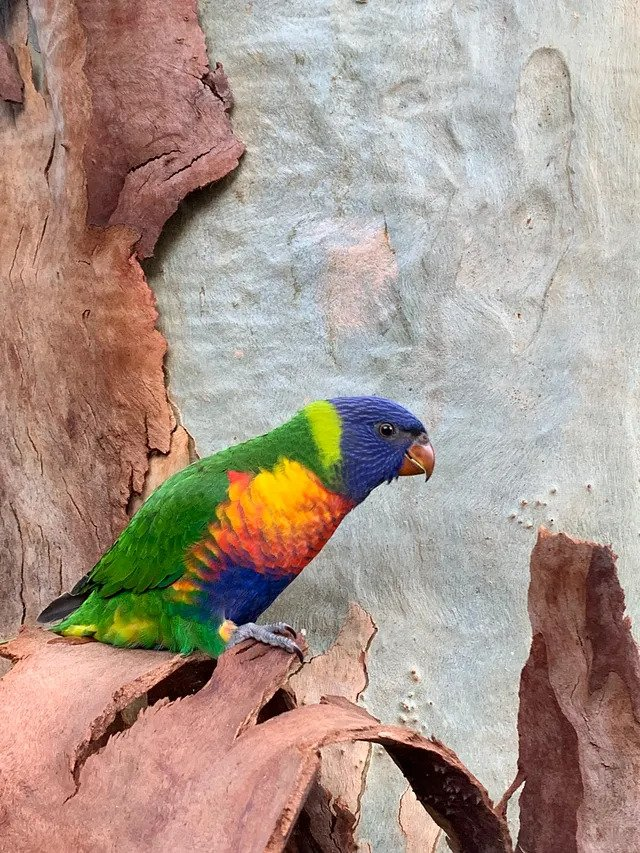
#> input picture image.jpg, 640 x 853 px
$ jupyter execute dz_60.ipynb
#> lines starting #> are read from the running program, lines starting #| are printed output that depends on the picture
#### Pavlo Yatluk
#### dz_60

### ЗАВДАННЯ

#### 1. Завантажте зображення та застосуйте до нього фільтp Собеля для виділення вертикальних та горизонтальних границь. Відобразіть результат.    2. Реалізуйте фільтр Canny для виділення границі на зображенні. Візьміть зображення з попереднього завдання. Відобразіть результат.      . Застосуйте фільтр Робертса для видалення границь на зображенні. Візьміть зображення з попереднього завдання. Відобразіть результат.       4. Порівняйте результати фільтрів Собеля, Канні та Робертса для виділення границь на зображенні. Обгруниуйте висновки.

[cell 1]
# імпорт бібліотек
import cv2
import numpy as np
import matplotlib.pyplot as plt
import warnings
warnings.filterwarnings("ignore")

[cell 2]
# загрузка зображення
img = cv2.imread('image.jpg')
#> img is the input picture: shape (853, 640, 3); mean B, G, R 140.1, 151.4, 170

[cell 3]
# візуілізація зображення
plt.imshow(img)
plt.axis('off')
plt.show

### SOBEL

[cell 4]
# конвертація зображення в сірий спектр
gray = cv2.cvtColor(img, cv2.COLOR_BGR2GRAY)
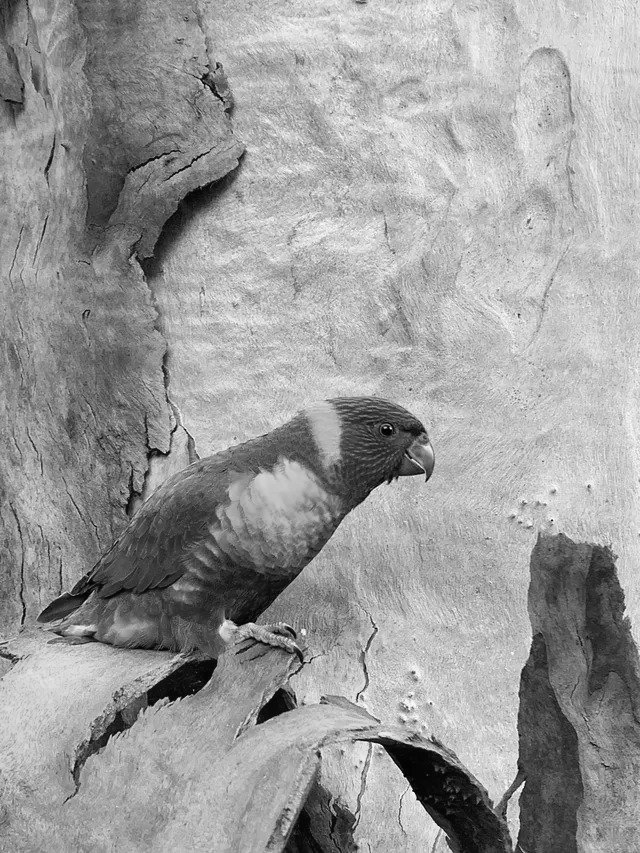
#> gray: shape (853, 640); min 1, max 255, mean 155.7

[cell 5]
# настройка матриць фільтру Собеля
kernel_x = np.array([[-1, 0, 1], [-2, 0, 2], [-1, 0, 1]])
kernel_y = np.array([[-1, -2, -1], [0, 0, 0], [1, 2, 1]])

[cell 6]
# настройка фільтрів
edges_x = cv2.filter2D(gray, -1, kernel_x)
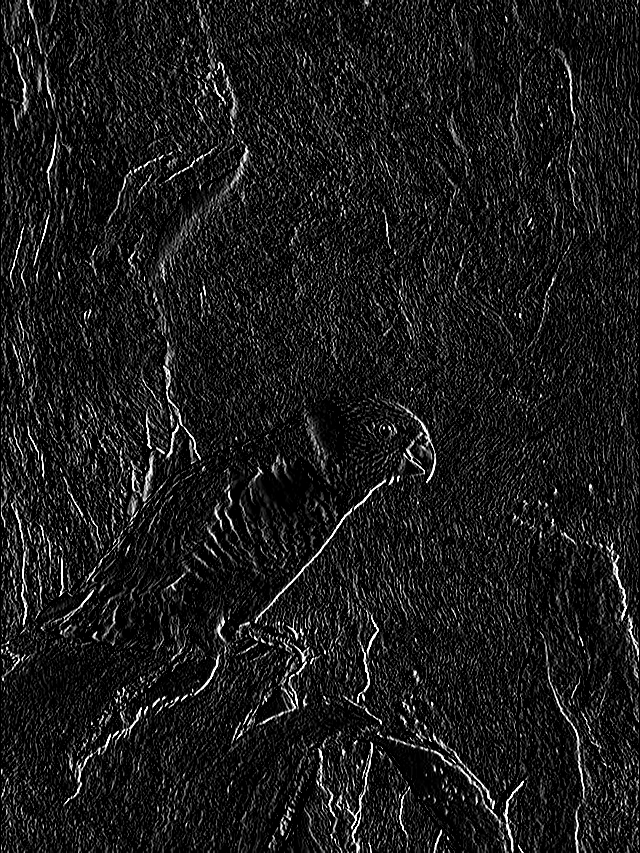
#> edges_x: shape (853, 640); min 0, max 255, mean 27
edges_y = cv2.filter2D(gray, -1, kernel_y)
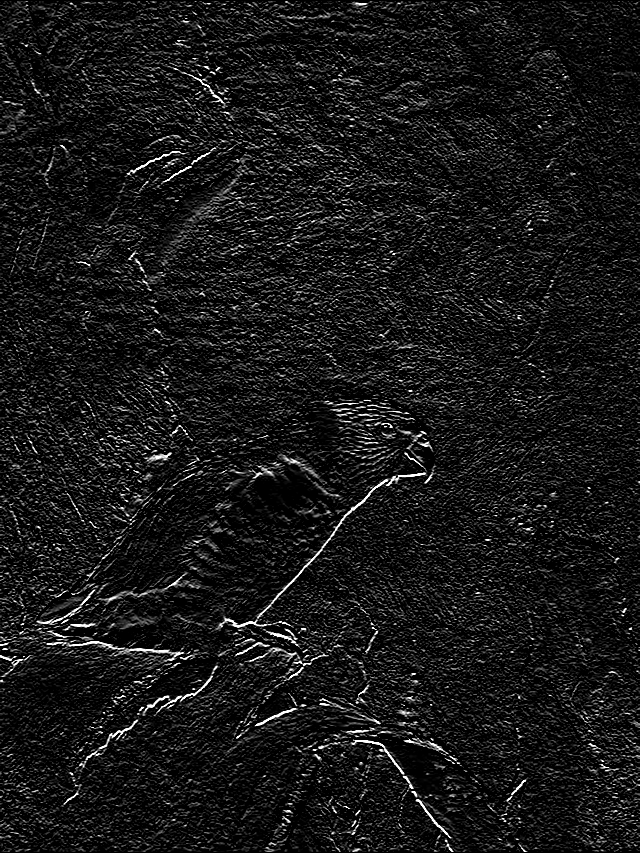
#> edges_y: shape (853, 640); min 0, max 255, mean 23.7
edges = edges_x + edges_y
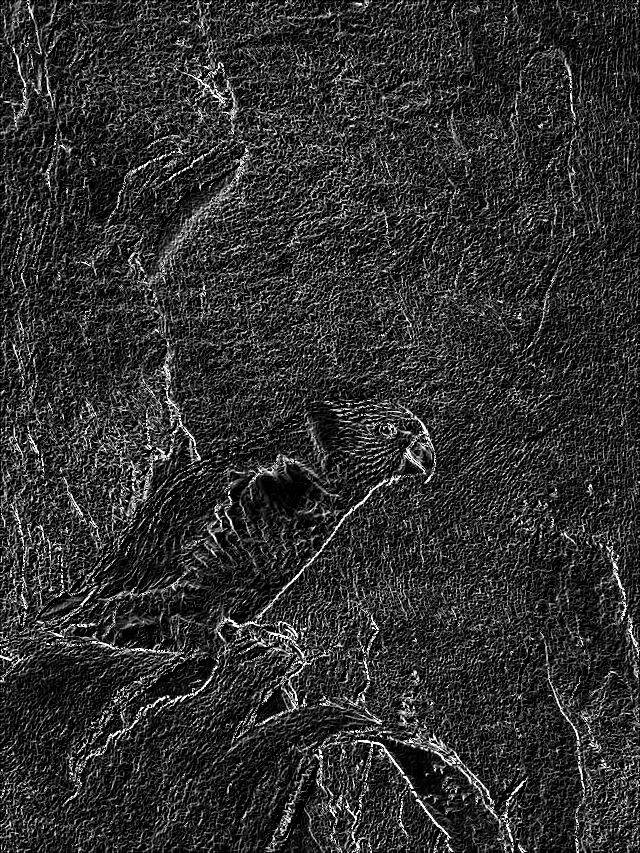
#> edges: shape (853, 640); min 0, max 255, mean 47.7

[cell 7]
# реалізація горизонтального та вертикального фільтрів
sobel_x = cv2.filter2D(gray, -1, kernel_x)
sobel_y = cv2.filter2D(gray, -1, kernel_y)
sobel = edges_x + edges_y

[cell 8]
# візуалізація фільтру Собеля в opencv
cv2.imshow('Original images', img)
cv2.imshow('SOBEL', sobel)
cv2.waitKey(0)
cv2.destroyAllWindows()

[cell 9]
# візуалізація фільтру Собеля в matplotlib
plt.imshow(sobel)
plt.axis('off')
plt.show

### CANNY

[cell 10]
# загрузка зображення
img = cv2.imread('image.jpg')

[cell 11]
# конвертація зображення в сірий спектр
gray = cv2.cvtColor(img, cv2.COLOR_BGR2GRAY)

[cell 12]
# настройка фільтра Canny
canny = cv2.Canny(gray, 50, 150)
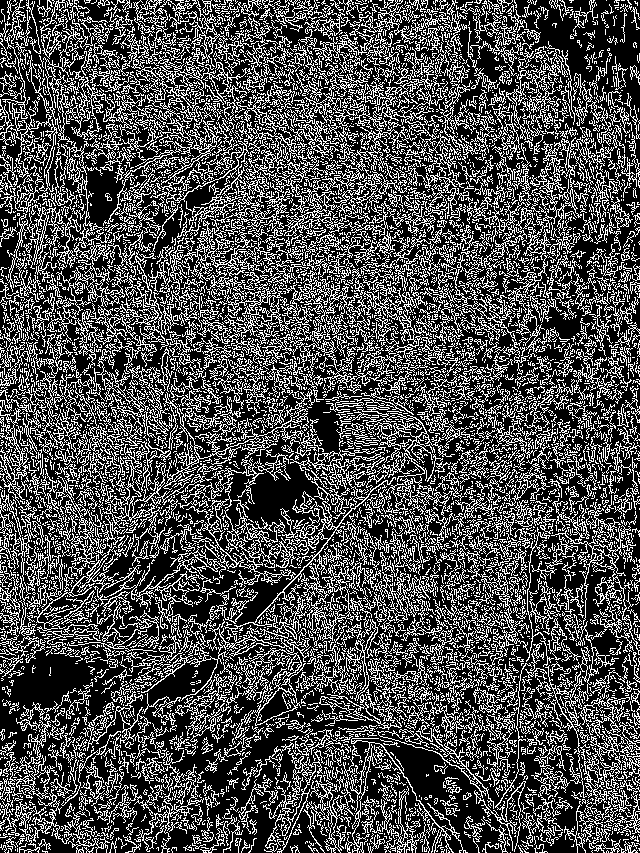
#> canny: shape (853, 640); 30.4% white in thin lines or dots

[cell 13]
# візуалізація фільтру Canny в opencv
cv2.imshow('Original images', img)
cv2.imshow('CANNY', canny)
cv2.waitKey(0)
cv2.destroyAllWindows()

[cell 14]
# візуалізація фільтру Canny в matplotlib
plt.imshow(canny)
plt.axis('off')
plt.show

### ROBERTS

[cell 15]
# загрузка зображення
img = cv2.imread('image.jpg')

[cell 16]
# конвертація зображення в сірий спектр
gray = cv2.cvtColor(img, cv2.COLOR_BGR2GRAY)

[cell 17]
# настройка матриць фільтру Робертса
roberts_kernel_v = np.array([[1, 0], [0, -1]], dtype=np.float32)
roberts_kernel_h = np.array([[0, 1], [-1, 0]], dtype=np.float32)

[cell 18]
# реалізація горизонтального та вертикального фільтрів
roberts_x = cv2.filter2D(gray, -1, roberts_kernel_h)
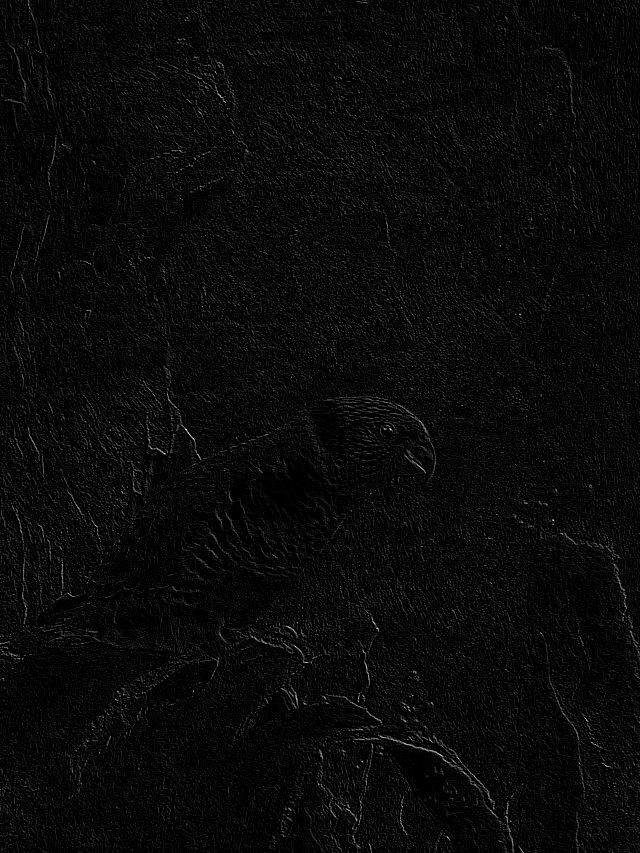
#> roberts_x: shape (853, 640); min 0, max 238, mean 8.5
roberts_y = cv2.filter2D(gray, -1, roberts_kernel_v)
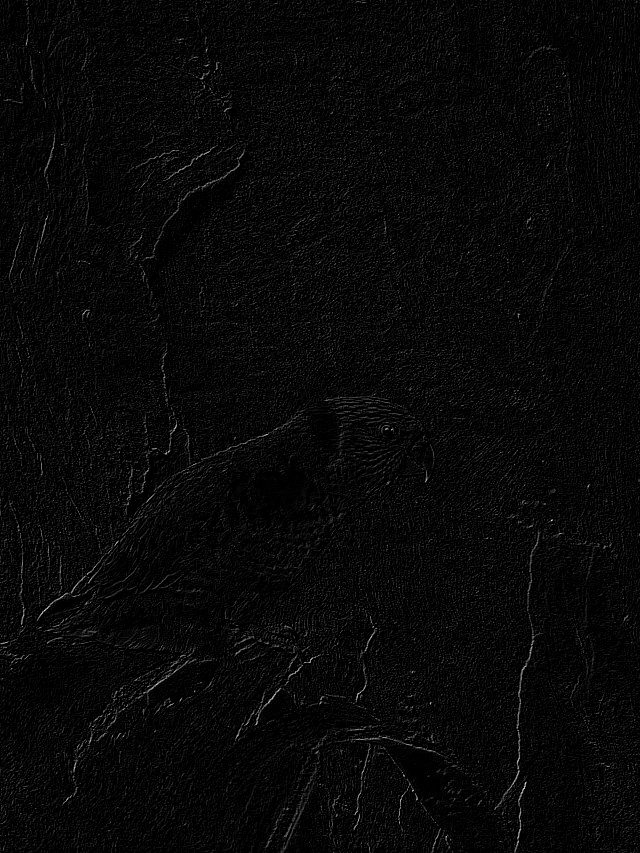
#> roberts_y: shape (853, 640); min 0, max 231, mean 8.2
roberts = roberts_x + roberts_y
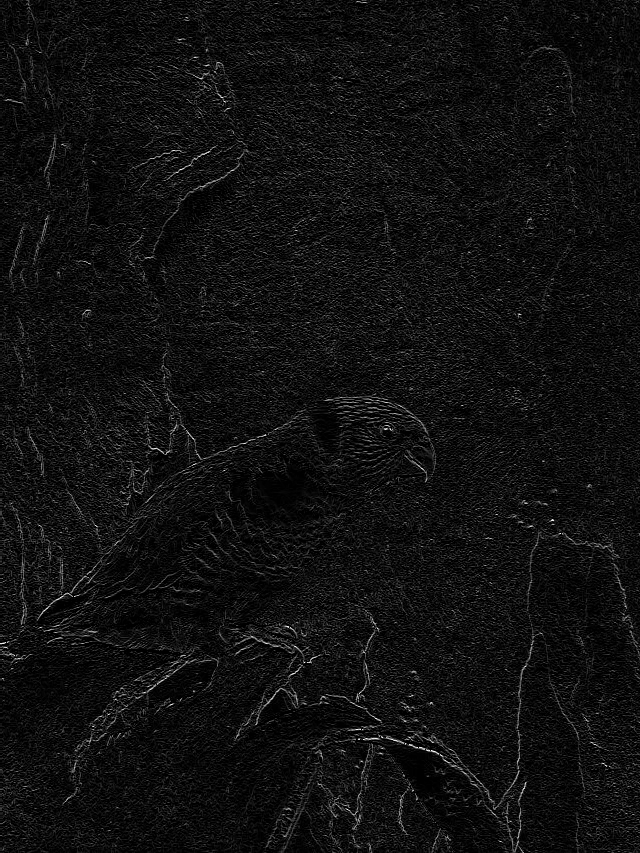
#> roberts: shape (853, 640); min 0, max 255, mean 16.6
